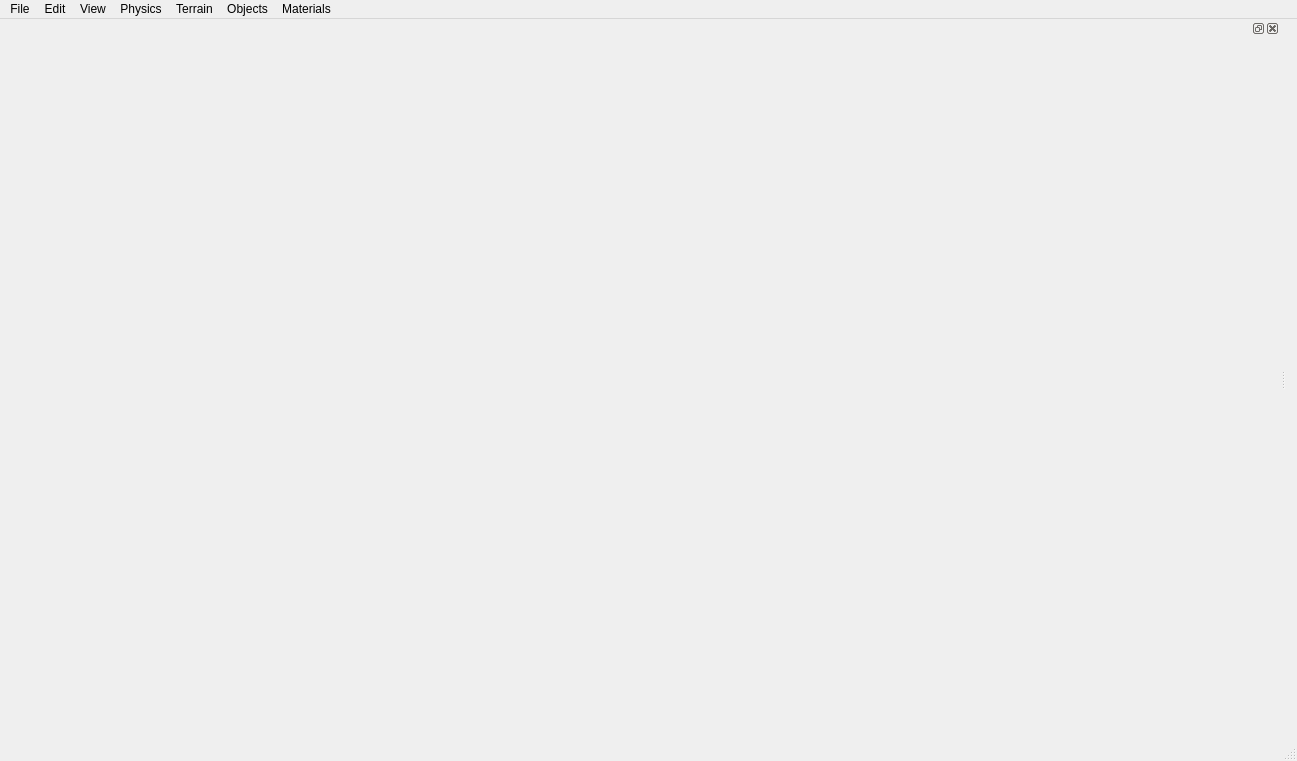
<?xml version="1.0" encoding="UTF-8"?>
<ui version="4.0">
 <class>EditorWindow</class>
 <widget class="QMainWindow" name="EditorWindow">
  <property name="geometry">
   <rect>
    <x>0</x>
    <y>0</y>
    <width>1297</width>
    <height>759</height>
   </rect>
  </property>
  <property name="windowTitle">
   <string>MainWindow</string>
  </property>
  <widget class="QWidget" name="centralwidget"/>
  <widget class="QMenuBar" name="menubar">
   <property name="geometry">
    <rect>
     <x>0</x>
     <y>0</y>
     <width>1297</width>
     <height>21</height>
    </rect>
   </property>
   <widget class="QMenu" name="menuFile">
    <property name="title">
     <string>File</string>
    </property>
    <addaction name="actionOpen_Stage"/>
    <addaction name="separator"/>
    <addaction name="actionSave_Stage_Data"/>
    <addaction name="actionSave_Stage_Terrain"/>
    <addaction name="separator"/>
    <addaction name="actionExport_Scene_as_FBX"/>
    <addaction name="separator"/>
    <addaction name="actionClose"/>
   </widget>
   <widget class="QMenu" name="menuEdit">
    <property name="title">
     <string>Edit</string>
    </property>
    <addaction name="actionUndo"/>
    <addaction name="actionRedo"/>
    <addaction name="separator"/>
    <addaction name="actionCut"/>
    <addaction name="actionCopy"/>
    <addaction name="actionPaste"/>
    <addaction name="actionDelete"/>
    <addaction name="separator"/>
    <addaction name="actionSelect_All"/>
   </widget>
   <widget class="QMenu" name="menuView">
    <property name="title">
     <string>View</string>
    </property>
    <addaction name="actionShow"/>
    <addaction name="actionGraphics"/>
    <addaction name="separator"/>
    <addaction name="actionUse_World_Transform"/>
    <addaction name="actionUse_Placement_Snap"/>
   </widget>
   <widget class="QMenu" name="menuPhysics">
    <property name="title">
     <string>Physics</string>
    </property>
    <addaction name="actionOpen_Physics_Editor"/>
   </widget>
   <widget class="QMenu" name="menuTerrain">
    <property name="title">
     <string>Terrain</string>
    </property>
    <addaction name="actionDelete_all_Terrain"/>
    <addaction name="separator"/>
    <addaction name="actionImport_FBX_as_Terrain"/>
    <addaction name="separator"/>
    <addaction name="actionGenerate_Terrain_Groups"/>
   </widget>
   <widget class="QMenu" name="menuObjects">
    <property name="title">
     <string>Objects</string>
    </property>
    <addaction name="actionReload_Objects_Template_Database"/>
    <addaction name="actionSave_Objects_Template_Database"/>
   </widget>
   <widget class="QMenu" name="menuMaterials">
    <property name="title">
     <string>Materials</string>
    </property>
    <addaction name="actionOpen_Material_Editor"/>
   </widget>
   <addaction name="menuFile"/>
   <addaction name="menuEdit"/>
   <addaction name="menuView"/>
   <addaction name="menuPhysics"/>
   <addaction name="menuTerrain"/>
   <addaction name="menuObjects"/>
   <addaction name="menuMaterials"/>
  </widget>
  <widget class="QStatusBar" name="statusbar"/>
  <widget class="QDockWidget" name="viewport_dock_widget">
   <property name="sizePolicy">
    <sizepolicy hsizetype="MinimumExpanding" vsizetype="MinimumExpanding">
     <horstretch>0</horstretch>
     <verstretch>0</verstretch>
    </sizepolicy>
   </property>
   <property name="minimumSize">
    <size>
     <width>1280</width>
     <height>720</height>
    </size>
   </property>
   <attribute name="dockWidgetArea">
    <number>1</number>
   </attribute>
   <widget class="QWidget" name="dockWidgetContents">
    <layout class="QHBoxLayout" name="horizontalLayout">
     <item>
      <widget class="EditorViewportsWidget" name="viewports_widget" native="true"/>
     </item>
    </layout>
   </widget>
  </widget>
  <action name="actionOpen_Stage">
   <property name="text">
    <string>Open Stage...</string>
   </property>
  </action>
  <action name="actionSave_Stage_Data">
   <property name="text">
    <string>Save Stage Data...</string>
   </property>
  </action>
  <action name="actionSave_Stage_Terrain">
   <property name="text">
    <string>Save Stage Terrain...</string>
   </property>
  </action>
  <action name="actionExport_Scene_as_FBX">
   <property name="text">
    <string>Export Scene as FBX...</string>
   </property>
  </action>
  <action name="actionClose">
   <property name="text">
    <string>Close</string>
   </property>
  </action>
  <action name="actionUndo">
   <property name="text">
    <string>Undo</string>
   </property>
  </action>
  <action name="actionRedo">
   <property name="text">
    <string>Redo</string>
   </property>
  </action>
  <action name="actionCut">
   <property name="text">
    <string>Cut</string>
   </property>
  </action>
  <action name="actionCopy">
   <property name="text">
    <string>Copy</string>
   </property>
  </action>
  <action name="actionPaste">
   <property name="text">
    <string>Paste</string>
   </property>
  </action>
  <action name="actionDelete">
   <property name="text">
    <string>Delete</string>
   </property>
  </action>
  <action name="actionSelect_All">
   <property name="text">
    <string>Select All</string>
   </property>
  </action>
  <action name="actionShow">
   <property name="text">
    <string>Show</string>
   </property>
  </action>
  <action name="actionGraphics">
   <property name="text">
    <string>Graphics</string>
   </property>
  </action>
  <action name="actionUse_World_Transform">
   <property name="text">
    <string>Use World Transform</string>
   </property>
  </action>
  <action name="actionUse_Placement_Snap">
   <property name="text">
    <string>Use Placement Snap</string>
   </property>
  </action>
  <action name="actionOpen_Physics_Editor">
   <property name="text">
    <string>Open Physics Editor...</string>
   </property>
  </action>
  <action name="actionDelete_all_Terrain">
   <property name="text">
    <string>Delete all Terrain...</string>
   </property>
  </action>
  <action name="actionGenerate_Terrain_Groups">
   <property name="text">
    <string>Generate Terrain Groups...</string>
   </property>
  </action>
  <action name="actionImport_FBX_as_Terrain">
   <property name="text">
    <string>Import FBX as Terrain...</string>
   </property>
  </action>
  <action name="actionReload_Objects_Template_Database">
   <property name="text">
    <string>Reload Objects Template Database...</string>
   </property>
  </action>
  <action name="actionSave_Objects_Template_Database">
   <property name="text">
    <string>Save Objects Template Database...</string>
   </property>
  </action>
  <action name="actionOpen_Material_Editor">
   <property name="text">
    <string>Open Material Editor...</string>
   </property>
  </action>
 </widget>
 <customwidgets>
  <customwidget>
   <class>EditorViewportsWidget</class>
   <extends>QWidget</extends>
   <header>EditorViewportsWidget.h</header>
   <container>1</container>
  </customwidget>
 </customwidgets>
 <resources/>
 <connections/>
</ui>
